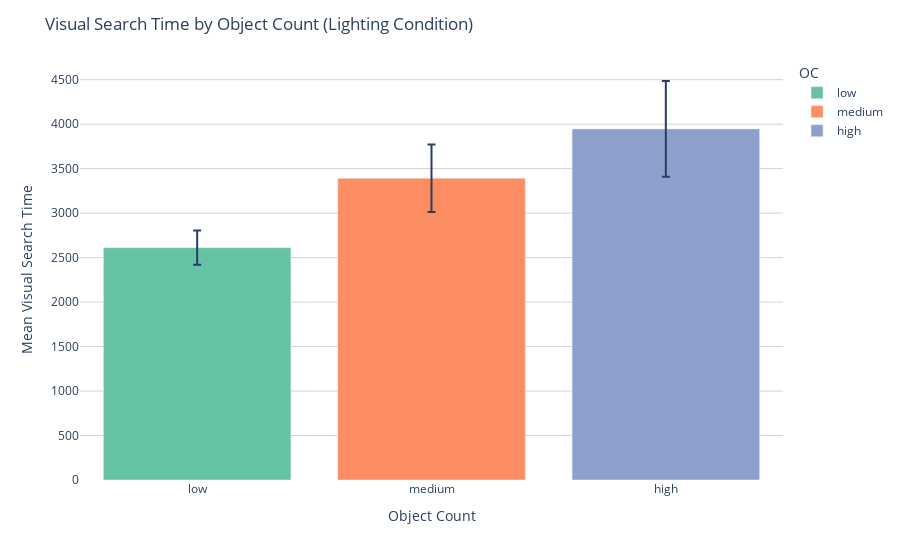

Notebook cell for this chart:
### Code cell
import plotly.express as px

nice_color_palette = ['#66c2a5', '#fc8d62', '#8da0cb']

fig = px.bar(
    stats_lighting,
    x='OC',
    y='Mean',
    error_y='errory_hi',
    error_y_minus='errory_lo',
    color='OC',
    color_discrete_sequence=nice_color_palette
)

fig.update_layout({
    'plot_bgcolor': 'rgba(0,0,0,0)',
    'title': 'Visual Search Time by Object Count (Lighting Condition)',
    'xaxis_title': 'Object Count',
    'yaxis_title': 'Mean Visual Search Time'
})

fig.update_yaxes(showgrid=True, gridwidth=1, gridcolor='LightGray')

fig.show()

### Figure 1 — Plotly figure (JSON) as saved in the notebook; plotly's stock layout.template omitted (floating-point values rounded to 4 significant figures)
{"data": [{"error_y": {"array": [193.8], "arrayminus": [193.8]}, "hovertemplate": "OC=%{x}<br>Mean=%{y}<extra></extra>", "legendgroup": "low", "marker": {"color": "#66c2a5", "pattern": {"shape": ""}}, "name": "low", "orientation": "v", "showlegend": true, "textposition": "auto", "type": "bar", "x": ["low"], "xaxis": "x", "y": [2612.0], "yaxis": "y"}, {"error_y": {"array": [379.8], "arrayminus": [379.8]}, "hovertemplate": "OC=%{x}<br>Mean=%{y}<extra></extra>", "legendgroup": "medium", "marker": {"color": "#fc8d62", "pattern": {"shape": ""}}, "name": "medium", "orientation": "v", "showlegend": true, "textposition": "auto", "type": "bar", "x": ["medium"], "xaxis": "x", "y": [3391.0], "yaxis": "y"}, {"error_y": {"array": [538.8], "arrayminus": [538.8]}, "hovertemplate": "OC=%{x}<br>Mean=%{y}<extra></extra>", "legendgroup": "high", "marker": {"color": "#8da0cb", "pattern": {"shape": ""}}, "name": "high", "orientation": "v", "showlegend": true, "textposition": "auto", "type": "bar", "x": ["high"], "xaxis": "x", "y": [3946.0], "yaxis": "y"}], "layout": {"barmode": "relative", "legend": {"title": {"text": "OC"}, "tracegroupgap": 0}, "margin": {"t": 60}, "plot_bgcolor": "rgba(0,0,0,0)", "title": {"text": "Visual Search Time by Object Count (Lighting Condition)"}, "xaxis": {"anchor": "y", "categoryarray": ["low", "medium", "high"], "categoryorder": "array", "domain": [0, 1], "title": {"text": "Object Count"}}, "yaxis": {"anchor": "x", "domain": [0, 1], "gridcolor": "LightGray", "gridwidth": 1, "showgrid": true, "title": {"text": "Mean Visual Search Time"}}}}
